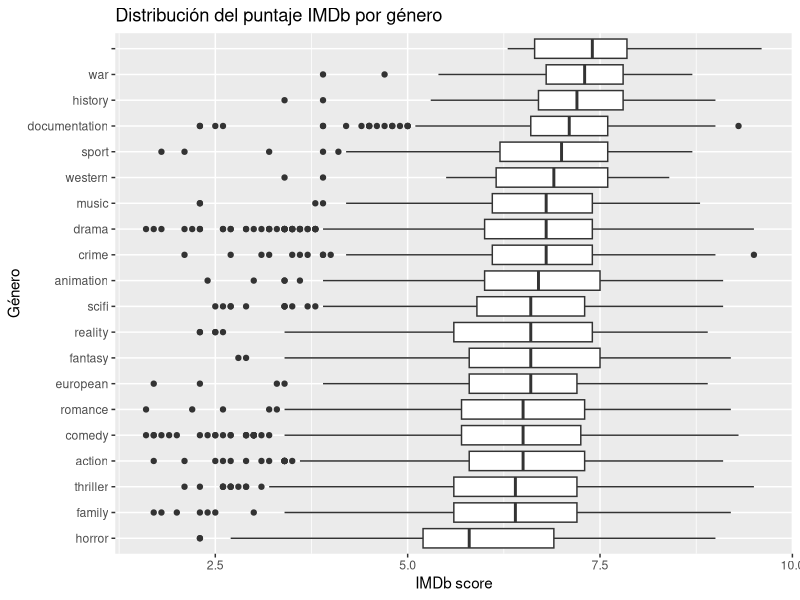
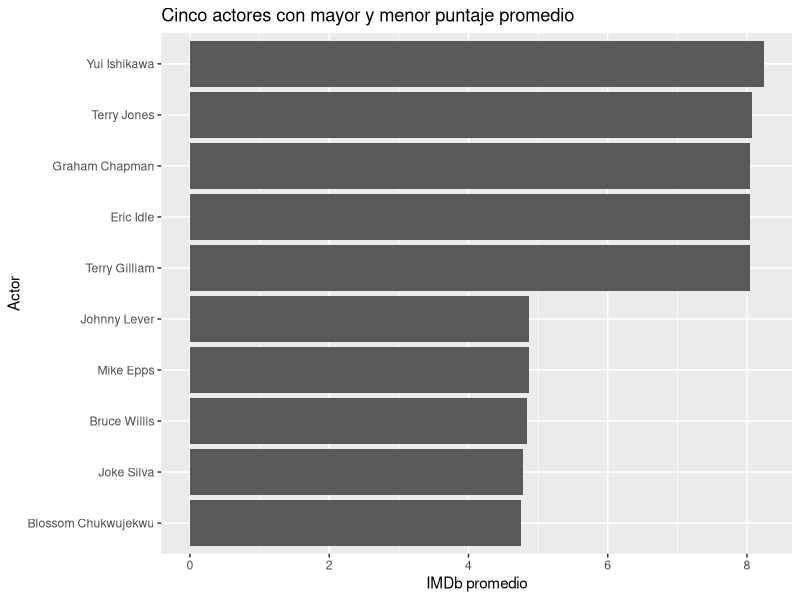

These charts were generated, in order, by the following R code:
## ---- chunk 1
#paquetes
library(ggplot2)
library(tidyverse)
library(MASS)
library(kableExtra)
library(tidytext)
## ---- chunk 2
titles_train <- read_csv("titles_train.csv")
credits_train <- read_csv("credits_train.csv")
## ---- chunk 3

#Hay algunas peliculas que tienen dos generos, entonces dividimos eso. 
genres_df <- titles_train %>%
  mutate(
    genres = str_remove_all(genres, "\\[|\\]|'")
  ) %>%
  separate_rows(genres, sep = ",\\s*")

#Luego calculamos la media, mediana y desvío por género. Y lo mostramos lindo
genres_df %>%
  group_by(genres) %>%
  summarise(
    Cantidad = n(),
    Media = mean(imdb_score, na.rm = TRUE),
    Mediana = median(imdb_score, na.rm = TRUE),
    `Desvío estándar` = sd(imdb_score, na.rm = TRUE),
    .groups = "drop"
  ) %>%
  arrange(desc(Media)) %>%
  mutate(
    across(c(Media, Mediana, `Desvío estándar`), ~ round(.x, 2))
  ) %>%
  kable(
    caption = "Estadísticos descriptivos del puntaje IMDb por género",
    booktabs = TRUE,
    align = c("l", "c", "c", "c", "c")
  ) %>%
  kable_styling(
    latex_options = c("striped", "hold_position"),
    full_width = FALSE,
    position = "center"
  )
## ---- chunk 4

genres_df %>%
  ggplot(aes(x = reorder(genres, imdb_score, median), y = imdb_score)) +
  geom_boxplot() +
  coord_flip() +
  labs(
    x = "Género",
    y = "IMDb score",
    title = "Distribución del puntaje IMDb por género"
  )
## ---- chunk 5

# Primero hacemos un left join para juntar actores/directores con puntuacion

datos <- credits_train %>%
  left_join(
    titles_train %>% dplyr::select(id, imdb_score),
    by = "id"
  )


## ---- chunk 6
#Ahora separamos por actores y directores

actores <- datos %>%
  filter(role == "ACTOR") %>%
  group_by(name) %>%
  summarise(
    Cantidad = n(),
    `IMDb_promedio` = mean(imdb_score, na.rm = TRUE),
    .groups = "drop"
  ) %>%
  filter(Cantidad >= 5) %>%
  arrange(desc(`IMDb_promedio`))

head(actores) %>%
  mutate(
    `IMDb_promedio` = round(`IMDb_promedio`, 2)
  ) %>%
  kable(
    caption = "Actores con mayor puntaje promedio de IMDb (mínimo 5 títulos)",
    booktabs = TRUE,
    align = c("l", "c", "c")
  ) %>%
  kable_styling(
    latex_options = c("striped", "hold_position"),
    full_width = FALSE,
    position = "center"
  )
## ---- chunk 7
directores <- datos %>%
  filter(role == "DIRECTOR") %>%
  group_by(name) %>%
  summarise(
    Cantidad = n(),
    `IMDb_promedio` = mean(imdb_score, na.rm = TRUE),
    .groups = "drop"
  ) %>%
  filter(Cantidad >= 3) %>%
  arrange(desc(`IMDb_promedio`))

head(directores) %>%
  mutate(
    `IMDb_promedio` = round(`IMDb_promedio`, 2)
  ) %>%
  kable(
    caption = "Directores con mayor puntaje promedio de IMDb (mínimo 3 títulos)",
    booktabs = TRUE,
    align = c("l", "c", "c")
  ) %>%
  kable_styling(
    latex_options = c("striped", "hold_position"),
    full_width = FALSE,
    position = "center"
  )

## ---- chunk 8

top_bottom <- bind_rows(
  actores %>% slice_max(IMDb_promedio, n = 5),
  actores %>% slice_min(IMDb_promedio, n = 5)
)

ggplot(top_bottom,
       aes(x = reorder(name, IMDb_promedio), y = IMDb_promedio)) +
  geom_col() +
  coord_flip() +
  labs(
    x = "Actor",
    y = "IMDb promedio",
    title = "Cinco actores con mayor y menor puntaje promedio"
  )
## ---- chunk 9
# Con el código siguiente, vamos a tomar cada palabra que aparece en un título, eliminando las stopwords, para luego contar cuantas veces aparece y tomar promedio de los puntajes de imdb. Es un enfoque simple, pero resulta interesante llevarlo a cabo.

palabras <- titles_train %>%
  dplyr::select(title, imdb_score) %>%
  unnest_tokens(word, title) %>%
  anti_join(stop_words, by = c("word")) %>% #elimina filas donde correspondientes a stopwords (por ej: the, a, of,...)
  group_by(word) %>%
  summarise(
    Cantidad = n(),
    `IMDb promedio` = mean(imdb_score),
    .groups = "drop"
  ) %>%
  filter(Cantidad >= 8)
## ---- chunk 10
palabras %>%
  arrange(desc(`IMDb promedio`)) %>%
  slice_head(n = 5) %>%
  mutate(
    `IMDb promedio` = round(`IMDb promedio`, 2)
  ) %>%
  kable(
    caption = "Cinco palabras asociadas con títulos de mayor puntaje IMDb",
    col.names = c("Palabra", "Cantidad", "IMDb promedio"),
    booktabs = TRUE,
    align = c("l", "c", "c")
  ) %>%
  kable_styling(
    latex_options = c("striped", "hold_position"),
    full_width = FALSE,
    position = "center"
  )
## ---- chunk 11
palabras %>%
  arrange(`IMDb promedio`) %>%
  slice_head(n = 10) %>%
  mutate(
    `IMDb promedio` = round(`IMDb promedio`, 2)
  ) %>%
  kable(
    caption = "Cinco palabras más asociadas con títulos de menor puntaje IMDb",
    col.names = c("Palabra", "Cantidad", "IMDb promedio"),
    booktabs = TRUE,
    align = c("l", "c", "c")
  ) %>%
  kable_styling(
    latex_options = c("striped", "hold_position"),
    full_width = FALSE,
    position = "center"
  )
## ---- chunk 12
#creamos una variable binaria para comedy.

titles_train <- titles_train %>%
  mutate(
    comedia = as.integer(stringr::str_detect(genres, "comedy"))
  )
## ---- chunk 13

modelo_crudo <- lm(imdb_score ~ comedia,
                   data = titles_train)

summary(modelo_crudo)
## ---- chunk 14
#Tomamos unicamente el primer pais.

titles_train <- titles_train %>%
  mutate(
    pais = production_countries |>
      stringr::str_remove_all("\\[|\\]|'") |>
      stringr::str_split(",\\s*") |>
      sapply(`[`, 1)
  )

modelo_directo <- lm(
  imdb_score ~ comedia +
    runtime +
    release_year +
    pais,
  data = titles_train
)

summary(modelo_directo)
## ---- chunk 15
comparacion <- data.frame(
  Modelo = c("Crudo", "Ajustado"),
  `Coeficiente_Comedia` = c(
    coef(modelo_crudo)["comedia"],
    coef(modelo_directo)["comedia"]
  )
) %>%
  mutate(
    `Coeficiente_Comedia` = round(`Coeficiente_Comedia`, 3)
  )

comparacion %>%
  kable(
    caption = "Comparación del coeficiente asociado a la variable Comedia",
    booktabs = TRUE,
    align = c("l", "c")
  ) %>%
  kable_styling(
    latex_options = c("striped", "hold_position"),
    full_width = FALSE,
    position = "center"
  )
## ---- chunk 16

# Resumimos la información de créditos para tener una fila por título.

credits_resumen <- credits_train %>%
  group_by(id) %>%
  summarise(
    cantidad_actores = n_distinct(
      person_id[role == "ACTOR"],
      na.rm = TRUE
    ),
    cantidad_directores = n_distinct(
      person_id[role == "DIRECTOR"],
      na.rm = TRUE
    ),
    .groups = "drop"
  )


# Unimos la información de títulos con el resumen de créditos
# y construimos algunas variables adicionales.

datos_modelado <- titles_train %>%
  left_join(
    credits_resumen,
    by = "id"
  ) %>%
  mutate(
    cantidad_actores = replace_na(
      cantidad_actores,
      0L
    ),
    cantidad_directores = replace_na(
      cantidad_directores,
      0L
    ),
    cantidad_generos = if_else(
      genres == "[]",
      0L,
      str_count(genres, ",") + 1L
    ),
    cantidad_paises = if_else(
      production_countries == "[]",
      0L,
      str_count(production_countries, ",") + 1L
    ),
    largo_titulo = nchar(title),
    largo_descripcion = nchar(
      coalesce(description, "")
    ),
    log_imdb_votes = log1p(imdb_votes)
  )


# Fijamos una semilla para que la partición sea reproducible.

set.seed(123)


# Seleccionamos aleatoriamente el 80% de los títulos
# para el conjunto de entrenamiento.

indices_entrenamiento <- sample(
  seq_len(nrow(datos_modelado)),
  size = floor(0.80 * nrow(datos_modelado))
)


# Construimos los conjuntos de entrenamiento y validación.

datos_entrenamiento <- datos_modelado[
  indices_entrenamiento,
]

datos_validacion <- datos_modelado[
  -indices_entrenamiento,
]


# Verificamos que no haya títulos compartidos entre ambos conjuntos
# y que no se hayan perdido observaciones.

stopifnot(
  length(
    intersect(
      datos_entrenamiento$id,
      datos_validacion$id
    )
  ) == 0,
  nrow(datos_entrenamiento) +
    nrow(datos_validacion) ==
    nrow(datos_modelado)
)

# Revisamos la cantidad de valores faltantes en las variables.

resumen_faltantes <- datos_entrenamiento %>%
  summarise(
    across(
      everything(),
      ~ sum(is.na(.))
    )
  ) %>%
  pivot_longer(
    cols = everything(),
    names_to = "variable",
    values_to = "cantidad_faltantes"
  ) %>%
  filter(cantidad_faltantes > 0) %>%
  arrange(desc(cantidad_faltantes))


# Calculamos la mediana de los votos utilizando únicamente
# el conjunto de entrenamiento.

mediana_log_votos <- median(
  datos_entrenamiento$log_imdb_votes,
  na.rm = TRUE
)


# Función para aplicar el mismo tratamiento
# a entrenamiento y validación.

preparar_datos <- function(datos, mediana_votos) {

  datos %>%
    mutate(

      # Las películas no tienen temporadas.
      # Por lo tanto, el faltante es estructural.

      seasons = if_else(
        type == "MOVIE",
        0,
        seasons
      ),

      # La ausencia de clasificación se conserva
      # como una categoría adicional.

      age_certification = replace_na(
        age_certification,
        "Sin dato"
      ),

      # Identificamos los títulos sin información de votos.

      votos_faltantes = as.integer(
        is.na(log_imdb_votes)
      ),

      # Reemplazamos los votos faltantes por la mediana
      # calculada en entrenamiento.

      log_imdb_votes = replace_na(
        log_imdb_votes,
        mediana_votos
      )
    )
}


# Aplicamos exactamente el mismo procedimiento
# a ambos conjuntos.

datos_entrenamiento <- preparar_datos(
  datos_entrenamiento,
  mediana_log_votos
)

datos_validacion <- preparar_datos(
  datos_validacion,
  mediana_log_votos
)


# Verificamos que las variables tratadas
# ya no contengan valores faltantes.

stopifnot(
  !anyNA(datos_entrenamiento$seasons),
  !anyNA(datos_validacion$seasons),
  !anyNA(datos_entrenamiento$age_certification),
  !anyNA(datos_validacion$age_certification),
  !anyNA(datos_entrenamiento$log_imdb_votes),
  !anyNA(datos_validacion$log_imdb_votes)
)
## ---- chunk 17

# Calculamos el puntaje promedio utilizando solamente
# las observaciones del conjunto de entrenamiento.

media_entrenamiento <- mean(
  datos_entrenamiento$imdb_score
)


# El modelo base asigna esa misma predicción
# a todos los títulos del conjunto de validación.

predicciones_base <- rep(
  media_entrenamiento,
  nrow(datos_validacion)
)


# Calculamos el error cuadrático medio en validación.

mse_base <- mean(
  (
    datos_validacion$imdb_score -
      predicciones_base
  )^2
)


# Creamos una tabla en la que iremos guardando
# el MSE de todos los modelos evaluados.

resultados_modelos <- tibble(
  Modelo = "Modelo base",
  MSE = mse_base
)

## ---- chunk 18
resultados_modelos %>%
  mutate(
    MSE = round(MSE, 3)
  ) %>%
  kable(
    caption = "Comparación del desempeño predictivo de los modelos",
    col.names = c("Modelo", "MSE de validación"),
    booktabs = TRUE,
    align = c("l", "c")
  ) %>%
  kable_styling(
    latex_options = c("striped", "hold_position"),
    full_width = FALSE,
    position = "center",
    font_size = 10
  ) %>%
  row_spec(
    0,
    bold = TRUE
  )
## ---- chunk 19

# Ajustamos una regresión lineal múltiple
# utilizando el conjunto de entrenamiento.

modelo_lineal <- lm(
  imdb_score ~
    type +
    release_year +
    runtime +
    seasons +
    age_certification +
    log_imdb_votes +
    votos_faltantes +
    comedia +
    cantidad_generos +
    cantidad_paises +
    cantidad_actores +
    cantidad_directores +
    largo_titulo +
    largo_descripcion,
  data = datos_entrenamiento
)


# Generamos predicciones para las observaciones
# del conjunto de validación.

predicciones_lineal <- predict(
  modelo_lineal,
  newdata = datos_validacion
)


# Calculamos el MSE del modelo lineal
# sobre el conjunto de validación.

mse_lineal <- mean(
  (
    datos_validacion$imdb_score -
      predicciones_lineal
  )^2
)


# Incorporamos el resultado a la tabla comparativa.

resultados_modelos <- bind_rows(
  resultados_modelos,
  tibble(
    Modelo = "Regresión lineal",
    MSE = mse_lineal
  )
)


# Verificamos que el modelo haya generado
# una predicción para cada título de validación.

stopifnot(
  length(predicciones_lineal) ==
    nrow(datos_validacion),
  !anyNA(predicciones_lineal)
)
## ---- chunk 20
resultados_modelos %>%
  mutate(
    MSE = round(MSE, 3)
  ) %>%
  kable(
    caption = "Comparación del desempeño predictivo de los modelos",
    col.names = c("Modelo", "MSE de validación"),
    booktabs = TRUE,
    align = c("l", "c")
  ) %>%
  kable_styling(
    latex_options = c("striped", "hold_position"),
    full_width = FALSE,
    position = "center",
    font_size = 10
  ) %>%
  row_spec(
    0,
    bold = TRUE
  )
## ---- chunk 21
library(mgcv)
## ---- chunk 22

# Ajustamos una regresión con splines penalizados.
# Permitimos relaciones no lineales para duración,
# año de lanzamiento y cantidad de votos.

modelo_splines <- gam(
  imdb_score ~
    type +
    s(release_year, k = 10) +
    s(runtime, k = 10) +
    seasons +
    age_certification +
    s(log_imdb_votes, k = 10) +
    votos_faltantes +
    comedia +
    cantidad_generos +
    cantidad_paises +
    cantidad_actores +
    cantidad_directores +
    largo_titulo +
    largo_descripcion,
  data = datos_entrenamiento,
  method = "REML"
)


# Generamos las predicciones sobre el mismo
# conjunto de validación utilizado anteriormente.

predicciones_splines <- predict(
  modelo_splines,
  newdata = datos_validacion
)


# Calculamos el MSE del modelo con splines.

mse_splines <- mean(
  (
    datos_validacion$imdb_score -
      predicciones_splines
  )^2
)


# Eliminamos un resultado anterior del mismo modelo,
# en caso de haber ejecutado el bloque más de una vez.

resultados_modelos <- resultados_modelos %>%
  filter(Modelo != "Splines penalizados")


# Incorporamos el nuevo MSE a la tabla comparativa.

resultados_modelos <- bind_rows(
  resultados_modelos,
  tibble(
    Modelo = "Splines penalizados",
    MSE = mse_splines
  )
)


# Verificamos que todas las observaciones
# tengan una predicción válida.

stopifnot(
  length(predicciones_splines) ==
    nrow(datos_validacion),
  !anyNA(predicciones_splines)
)

## ---- chunk 23
resultados_modelos %>%
  mutate(
    MSE = round(MSE, 3)
  ) %>%
  kable(
    caption = "Comparación del desempeño predictivo de los modelos",
    col.names = c("Modelo", "MSE de validación"),
    booktabs = TRUE,
    align = c("l", "c")
  ) %>%
  kable_styling(
    latex_options = c("striped", "hold_position"),
    full_width = FALSE,
    position = "center",
    font_size = 10
  ) %>%
  row_spec(
    0,
    bold = TRUE
  )
